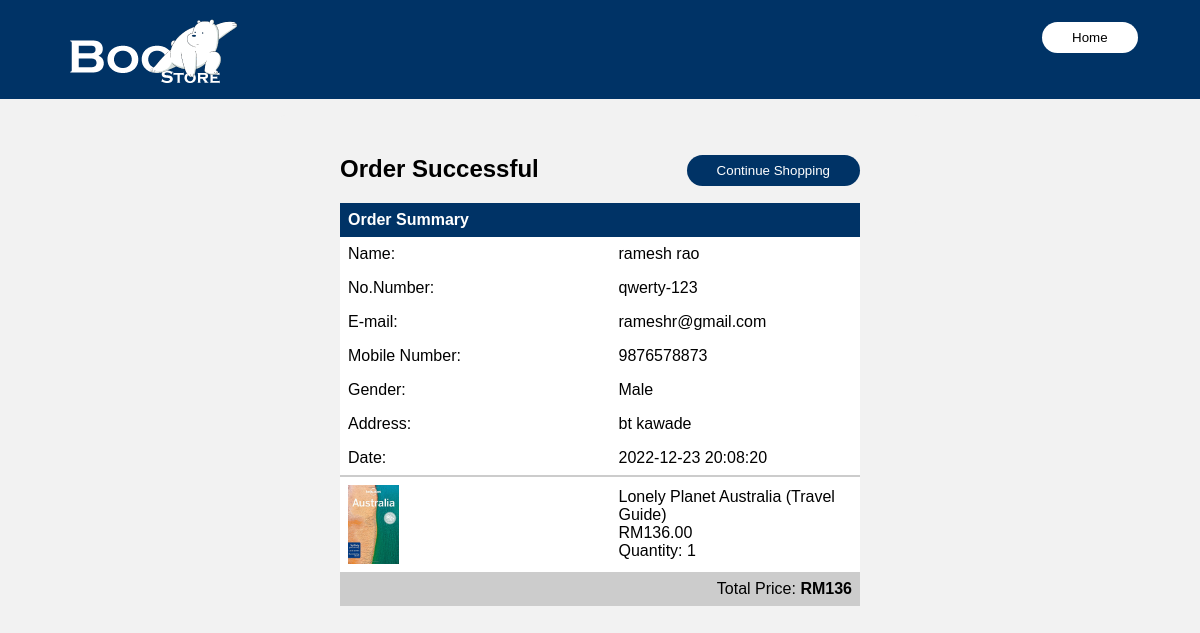
The page /checkout.php (signed in) on the database its author committed.
### tables this page shows
CREATE TABLE `Order` (
  `OrderID` int NOT NULL AUTO_INCREMENT,
  `CustomerID` int DEFAULT NULL,
  `BookID` varchar(50) DEFAULT NULL,
  `DatePurchase` datetime DEFAULT NULL,
  `Quantity` int DEFAULT NULL,
  `TotalPrice` double(12,2) DEFAULT NULL,
  `Status` varchar(1) DEFAULT NULL,
  PRIMARY KEY (`OrderID`),
  KEY `BookID` (`BookID`),
  KEY `CustomerID` (`CustomerID`),
  CONSTRAINT `Order_ibfk_1` FOREIGN KEY (`BookID`) REFERENCES `book` (`BookID`) ON DELETE SET NULL ON UPDATE CASCADE,
  CONSTRAINT `Order_ibfk_2` FOREIGN KEY (`CustomerID`) REFERENCES `customer` (`CustomerID`) ON DELETE SET NULL ON UPDATE CASCADE
);

CREATE TABLE `customer` (
  `CustomerID` int NOT NULL AUTO_INCREMENT,
  `CustomerName` varchar(128) DEFAULT NULL,
  `CustomerPhone` varchar(12) DEFAULT NULL,
  `CustomerIC` varchar(14) DEFAULT NULL,
  `CustomerEmail` varchar(200) DEFAULT NULL,
  `CustomerAddress` varchar(200) DEFAULT NULL,
  `CustomerGender` varchar(10) DEFAULT NULL,
  `UserID` int DEFAULT NULL,
  PRIMARY KEY (`CustomerID`),
  KEY `UserID` (`UserID`),
  CONSTRAINT `customer_ibfk_1` FOREIGN KEY (`UserID`) REFERENCES `users` (`UserID`) ON DELETE SET NULL ON UPDATE CASCADE
);

CREATE TABLE `Book` (
  `BookID` varchar(50) NOT NULL,
  `BookTitle` varchar(200) DEFAULT NULL,
  `ISBN` varchar(20) DEFAULT NULL,
  `Price` double(12,2) DEFAULT NULL,
  `Author` varchar(128) DEFAULT NULL,
  `Type` varchar(128) DEFAULT NULL,
  `Image` varchar(128) DEFAULT NULL,
  PRIMARY KEY (`BookID`)
);

### checkout.php (the view, shortened to what this page needs)
<html>
<body style="font-family:Arial; margin: 0 auto; background-color: #f2f2f2;">
<header>
<blockquote>
	<img src="image/logo.png">
	<input class="hi" style="float: right; margin: 2%;" type="button" name="cancel" value="Home" onClick="window.location='index.php';" />
</blockquote>
</header>
<?php
if(isset($_SESSION['id'])){
	$servername = "localhost";
	$username = "waris";
	$password = "waris@123";
	$conn = new mysqli($servername, $username, $password);
	$sql = "USE BookStore";
	$conn->query($sql);
	$sql = "SELECT CustomerID from customer WHERE UserID = ".$_SESSION['id']."";
	$result = $conn->query($sql);
	while($row = $result->fetch_assoc()){
		$cID = $row['CustomerID'];
	}
	$sql = "UPDATE cart SET CustomerID = ".$cID." WHERE 1";
	$conn->query($sql);
	$sql = "SELECT * FROM cart";
	$result = $conn->query($sql);
	while($row = $result->fetch_assoc()){
		$sql = "INSERT INTO `Order`(CustomerID, BookID, DatePurchase, Quantity, TotalPrice, Status)
		VALUES(".$row['CustomerID'].", '".$row['BookID']
		."', CURRENT_TIME, ".$row['Quantity'].", ".$row['TotalPrice'].", 'N')";
		$conn->query($sql);
	}
	$sql = "DELETE FROM cart";
	$conn->query($sql);
	$sql = "SELECT customer.CustomerName, customer.CustomerIC, customer.CustomerGender, customer.CustomerAddress, customer.CustomerEmail, customer.CustomerPhone, book.BookTitle, book.Price, book.Image, `Order`.`DatePurchase`, `Order`.`Quantity`, `Order`.`TotalPrice`
		FROM customer, book, `Order`
		WHERE `Order`.`CustomerID` = customer.CustomerID AND `Order`.`BookID` = book.BookID AND `Order`.`Status` = 'N' AND `Order`.`CustomerID` = ".$cID."";
	$result = $conn->query($sql);
	echo '<div class="container">';
	echo '<blockquote>';
?>
<input class="button" style="float: right;" type="button" name="cancel" value="Continue Shopping" onClick="window.location='index.php';" />
<?php
	echo '<h2 style="color: #000;">Order Successful</h2>';
	echo "<table style='width:100%'>";
	echo "<tr><th>Order Summary</th>";
	echo "<th></th></tr>";
	$row = $result->fetch_assoc();
	echo "<tr><td>Name: </td><td>".$row['CustomerName']."</td></tr>";
	echo "<tr><td>No.Number: </td><td>".$row['CustomerIC']."</td></tr>";
	echo "<tr><td>E-mail: </td><td>".$row['CustomerEmail']."</td></tr>";
	echo "<tr><td>Mobile Number: </td><td>".$row['CustomerPhone']."</td></tr>";
	echo "<tr><td>Gender: </td><td>".$row['CustomerGender']."</td></tr>";
	echo "<tr><td>Address: </td><td>".$row['CustomerAddress']."</td></tr>";
	echo "<tr><td>Date: </td><td>".$row['DatePurchase']."</td></tr>";
	echo "</blockquote>";
	$sql = "SELECT customer.CustomerName, customer.CustomerIC, customer.CustomerGender, customer.CustomerAddress, customer.CustomerEmail, customer.CustomerPhone, book.BookTitle, book.Price, book.Image, `order`.`DatePurchase`, `order`.`Quantity`, `order`.`TotalPrice`
		FROM customer, book, `order`
		WHERE `order`.`CustomerID` = customer.CustomerID AND `order`.`BookID` = book.BookID AND `order`.`Status` = 'N' AND `order`.`CustomerID` = ".$cID."";
	$result = $conn->query($sql);
	$total = 0;
	while($row = $result->fetch_assoc()){
		echo "<tr><td style='border-top: 2px solid #ccc;'>";
		echo '<img src="'.$row["Image"].'"width="20%"></td><td style="border-top: 2px solid #ccc;">';
    	echo $row['BookTitle']."<br>RM".$row['Price']."<br>";
    	echo "Quantity: ".$row['Quantity']."<br>";
    	echo "</td></tr>";
    	$total += $row['TotalPrice'];
	}
	echo "<tr><td style='background-color: #ccc;'></td><td style='text-align: right;background-color: #ccc;''>Total Price: <b>RM".$total."</b></td></tr>";
	echo "</div>";
}
?>
</body>
</html>

### checkout.php (style rules this page uses)
header { background-color: rgb(0,51,102); width: 100%; }
header img { margin: 1%; }
header .hi { background-color: #fff; border: none; border-radius: 20px; text-align: center; transition-duration: 0.5s; padding: 8px 30px; cursor: pointer; color: #000; margin-top: 15%; }
.button { background-color: rgb(0,51,102); border: none; border-radius: 20px; text-align: center; transition-duration: 0.5s; padding: 8px 30px; cursor: pointer; color: #fff; }
table { border-collapse: collapse; width: 60%; float: right; }
th, td { text-align: left; padding: 8px; }
tr { background-color: #fff; }
th { background-color: rgb(0,51,102); color: white; }
.container { width: 50%; border-radius: 5px; background-color: #f2f2f2; padding: 20px; margin: 0 auto; }

### rows shown on the page
order: CustomerID.CustomerName "ramesh rao", CustomerID.CustomerIC "qwerty-123", CustomerID.CustomerEmail "rameshr@gmail.com", CustomerID.CustomerPhone "9876578873", CustomerID.CustomerGender "Male", CustomerID.CustomerAddress "bt kawade", DatePurchase "2022-12-23 20:08:20", BookID.Image (picture), BookID.BookTitle "Lonely Planet Australia (Travel Guide)", BookID.Price "136.00", Quantity "1"

### other values the page prints
$total "136"
